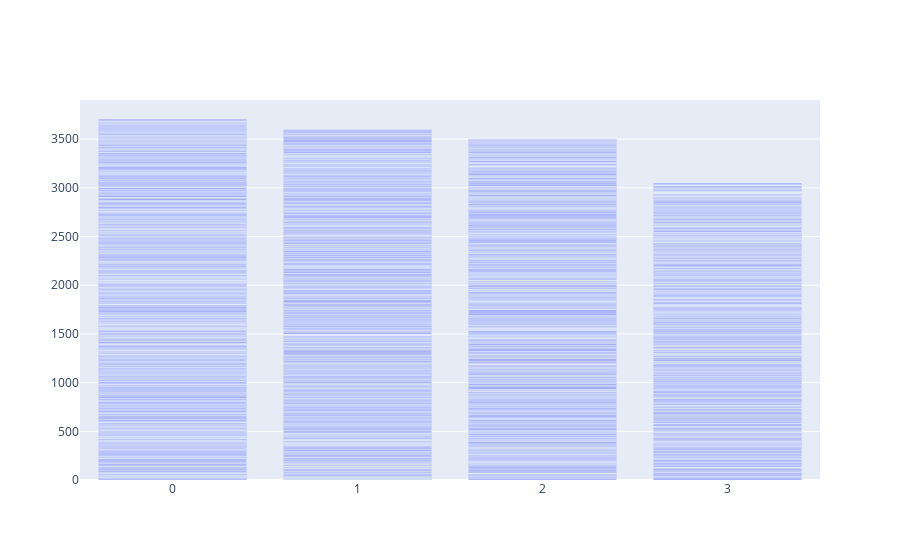

Write notebook code for a chart like this one.
### Code cell
fig = go.Figure(data=[go.Bar(x=data['cluster'], y=data['key'])])


fig.show()

### Figure 1 — Plotly figure (JSON) as saved in the notebook; plotly's stock layout.template omitted (floating-point values rounded to 4 significant figures; data arrays with more than 128 entries replaced by an {"elided": "..."} marker saying what was removed)
{"data": [{"type": "bar", "x": {"elided": "2538 str values"}, "y": {"elided": "2538 int values"}}], "layout": {}}
